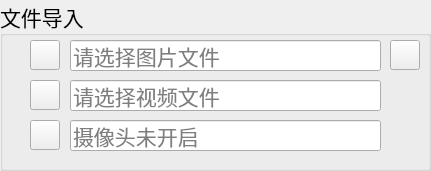
    <widget class="QGroupBox" name="groupBox">
     <property name="geometry">
      <rect>
       <x>0</x>
       <y>0</y>
       <width>431</width>
       <height>171</height>
      </rect>
     </property>
     <property name="font">
      <font>
       <family>华文楷体</family>
       <pointsize>16</pointsize>
      </font>
     </property>
     <property name="title">
      <string>文件导入</string>
     </property>
     <widget class="QLineEdit" name="PiclineEdit">
      <property name="geometry">
       <rect>
        <x>70</x>
        <y>40</y>
        <width>311</width>
        <height>31</height>
       </rect>
      </property>
      <property name="inputMask">
       <string/>
      </property>
      <property name="placeholderText">
       <string>请选择图片文件</string>
      </property>
     </widget>
     <widget class="QLineEdit" name="VideolineEdit">
      <property name="geometry">
       <rect>
        <x>70</x>
        <y>80</y>
        <width>311</width>
        <height>31</height>
       </rect>
      </property>
      <property name="placeholderText">
       <string>请选择视频文件</string>
      </property>
     </widget>
     <widget class="QPushButton" name="CapBtn">
      <property name="geometry">
       <rect>
        <x>30</x>
        <y>120</y>
        <width>30</width>
        <height>30</height>
       </rect>
      </property>
      <property name="styleSheet">
       <string notr="true">border-image: url(:/icons/ui_imgs/icons/camera.png);</string>
      </property>
      <property name="text">
       <string/>
      </property>
     </widget>
     <widget class="QPushButton" name="PicBtn">
      <property name="geometry">
       <rect>
        <x>30</x>
        <y>40</y>
        <width>30</width>
        <height>30</height>
       </rect>
      </property>
      <property name="styleSheet">
       <string notr="true">border-image: url(:/icons/ui_imgs/icons/img.png);</string>
      </property>
      <property name="text">
       <string/>
      </property>
     </widget>
     <widget class="QPushButton" name="VideoBtn">
      <property name="geometry">
       <rect>
        <x>30</x>
        <y>80</y>
        <width>30</width>
        <height>30</height>
       </rect>
      </property>
      <property name="styleSheet">
       <string notr="true">border-image: url(:/icons/ui_imgs/icons/video.png);</string>
      </property>
      <property name="text">
       <string/>
      </property>
     </widget>
     <widget class="QLineEdit" name="CaplineEdit">
      <property name="geometry">
       <rect>
        <x>70</x>
        <y>120</y>
        <width>311</width>
        <height>31</height>
       </rect>
      </property>
      <property name="placeholderText">
       <string>摄像头未开启</string>
      </property>
     </widget>
     <widget class="QPushButton" name="FilesBtn">
      <property name="geometry">
       <rect>
        <x>390</x>
        <y>40</y>
        <width>30</width>
        <height>30</height>
       </rect>
      </property>
      <property name="styleSheet">
       <string notr="true">border-image: url(:/icons/ui_imgs/icons/folder.png);</string>
      </property>
      <property name="text">
       <string/>
      </property>
     </widget>
    </widget>
